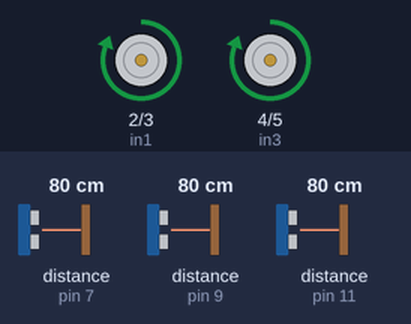
A sketch run on a simulated Arduino Uno, built with avr-gcc and run on an emulated ATmega328P. Parts: motor-driver pin pairs drawn as motors (green arrow = first pin HIGH = forward, orange = second pin HIGH = backward, longer = more drive). Wiring (inferred from the names in the program): 3 × ultrasonic range finder: trigger pin 6, echo pin 7 / trigger pin 8, echo pin 9 / trigger pin 10, echo pin 11. Inputs (shaded band) come from the test bench; at power-on: distance to the obstacle (sensors on pin 7, pin 9, pin 11) 80 cm. The echo pulse lasts 58.3 µs per cm.

Above: at 1.2 s.
1.3 s: distance to the obstacle (sensor on pin 7) set to 9 cm
2.8 s: distance to the obstacle (sensor on pin 7) set to 6 cm
At 3.2 s:
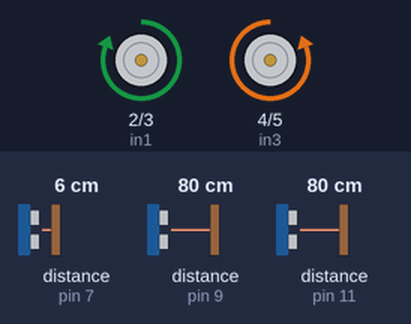
5.8 s: distance to the obstacle (sensor on pin 9) set to 2 cm
At 7.0 s:
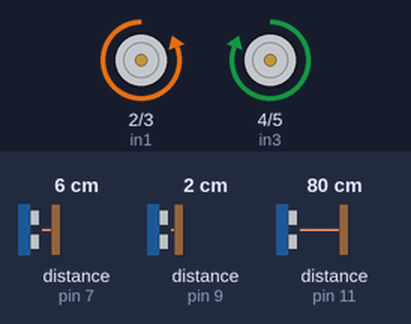
7.5 s: distance to the obstacle (sensor on pin 11) set to 2 cm
At 7.9 s:
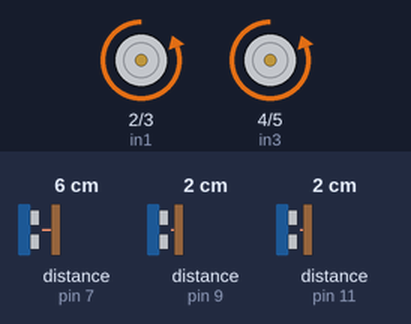
10.5 s: distance to the obstacle (sensor on pin 11) set to 4 cm
13.5 s: distance to the obstacle (sensor on pin 11) set to 9 cm
At 14.8 s:
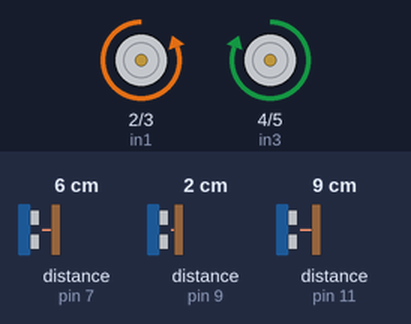
Timing chart, 0 to 16.0 s (numbered marks = the images above; inputs shaded):
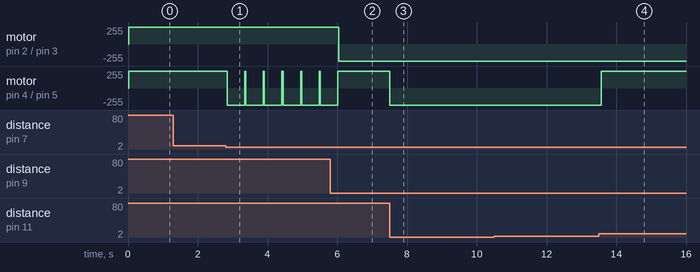

Measured:
- the behaviour switches between 8 and 7 cm on distance to the obstacle (sensor on pin 7) (found by bisection; images 0 and 1)
- after the input at 1.3 s, every drawn part: stays the same
- after the input at 2.8 s, motor on pin 4 (in3) / pin 5 (in4): alternates forward 255/255 for 0.04 s and backward 255/255 for 0.50 s, starting at once
- after the input at 5.8 s, motor on pin 2 (in1) / pin 3 (in2): forward 255/255 → backward 255/255 after 0.24 s; motor on pin 4 (in3) / pin 5 (in4): goes on until 6.0 s, then stays forward 255/255
- after the input at 7.5 s, motor on pin 4 (in3) / pin 5 (in4): forward 255/255 → backward 255/255 at once
- after the input at 13.5 s, motor on pin 4 (in3) / pin 5 (in4): backward 255/255 → forward 255/255 after 0.06 s

The sketch:

Project_Code.ino
```cpp
const int trigPin1 = 6;//front
const int echoPin1 = 7;
const int trigPin2 = 10; //left
const int echoPin2 = 11;
const int trigPin3 = 8;//right
const int echoPin3 = 9;
const int in1 = 2;
const int in2 = 3;
const int in3 = 4;
const int in4 = 5;

#define DIS 7

void setup()
{
  pinMode(trigPin1, OUTPUT);
  pinMode(echoPin1, INPUT);
  pinMode(trigPin2, OUTPUT);
  pinMode(echoPin2, INPUT);
  pinMode(trigPin3, OUTPUT);
  pinMode(echoPin3, INPUT);
  pinMode (in1, OUTPUT);
  pinMode (in2, OUTPUT);
  pinMode (in3, OUTPUT);
  pinMode (in4, OUTPUT);

}
void loop()
{
  if (FrontSensor () > DIS && RightSensor () > DIS && LeftSensor () > DIS)
  {
    forward();
  }
  //else if ( FrontSensor () > DIS && RightSensor () < DIS && LeftSensor ()< DIS)
  //{
  //forward();
  //}
  else if ( FrontSensor() < DIS && RightSensor () < DIS && LeftSensor () < DIS) // obstacle infront of all 3 sides
  {
    reverse ();
    delay(500);
    if ((LeftSensor()) > (RightSensor()) )
      turn_left();
    else
      turn_right();
    //then reverse
  }
  else if (FrontSensor() < DIS && RightSensor () < DIS && LeftSensor () > DIS) // obstacle on right and front sides
  {
    turn_left (); // turn left side
  }
  else if (FrontSensor() < DIS && RightSensor () > DIS && LeftSensor () < DIS) // obstacle on left and front sides
  {
    turn_right (); // turn right side
  }
  else if (FrontSensor() < DIS && RightSensor () > DIS && LeftSensor () > DIS) // obstacle on front sides
  {
    turn_left ();
    delay(500);
    forward();// then turn right //********************
  }
  else if (FrontSensor() > DIS && RightSensor () > DIS && LeftSensor () < DIS) // obstacle on left sides
  {
    turn_right(); // then turn right and then forward
    delay(500);
    forward();
  }
  else if (FrontSensor() > DIS && RightSensor () < DIS && LeftSensor () > DIS) // obstacle on right sides
  {
    turn_left (); // then turn left and then right
    delay(500);
    forward();
  }
  else
  {
    forward();
  }
}
void forward ()
{
  digitalWrite(in1, HIGH);
  digitalWrite(in2, LOW);
  digitalWrite(in3, HIGH);
  digitalWrite(in4, LOW);
}
void turn_left ()
{
  digitalWrite(in1, HIGH);
  digitalWrite(in2, LOW);
  digitalWrite(in3, LOW);
  digitalWrite(in4, HIGH);

}
void turn_right ()
{
  digitalWrite(in1, LOW);
  digitalWrite(in2, HIGH);
  digitalWrite(in3, HIGH);
  digitalWrite(in4, LOW);

}
void reverse ()
{
  digitalWrite(in1, LOW);
  digitalWrite(in2, HIGH);
  digitalWrite(in3, LOW);
  digitalWrite(in4, HIGH);

}
void stop()
{
  digitalWrite(in1, LOW);
  digitalWrite(in2, LOW);
  digitalWrite(in3, LOW);
  digitalWrite(in4, LOW);

}
long FrontSensor ()
{
  long dur;
  digitalWrite(trigPin1, LOW);
  delayMicroseconds(2); // delays are required for a succesful sensor operation.
  digitalWrite(trigPin1, HIGH);
  delayMicroseconds(10); //this delay is required as well!
  digitalWrite(trigPin1, LOW);
  dur = pulseIn(echoPin1, HIGH);
  return (dur / 58); // convert the distance to centimeters.
}

long RightSensor ()
{
  long dur;
  digitalWrite(trigPin2, LOW);
  delayMicroseconds(2); // delays are required for a succesful sensor operation.
  digitalWrite(trigPin2, HIGH);
  delayMicroseconds(10); //this delay is required as well!
  digitalWrite(trigPin2, LOW);
  dur = pulseIn(echoPin2, HIGH);
  return (dur / 58); // convert the distance to centimeters.
}
long LeftSensor ()
{
  long dur;
  digitalWrite(trigPin3, LOW);
  delayMicroseconds(2); // delays are required for a succesful sensor operation.
  digitalWrite(trigPin3, HIGH);
  delayMicroseconds(10); //this delay is required as well!
  digitalWrite(trigPin3, LOW);
  dur = pulseIn(echoPin3, HIGH);
  return (dur / 58); // convert the distance to centimeters.
}
```
